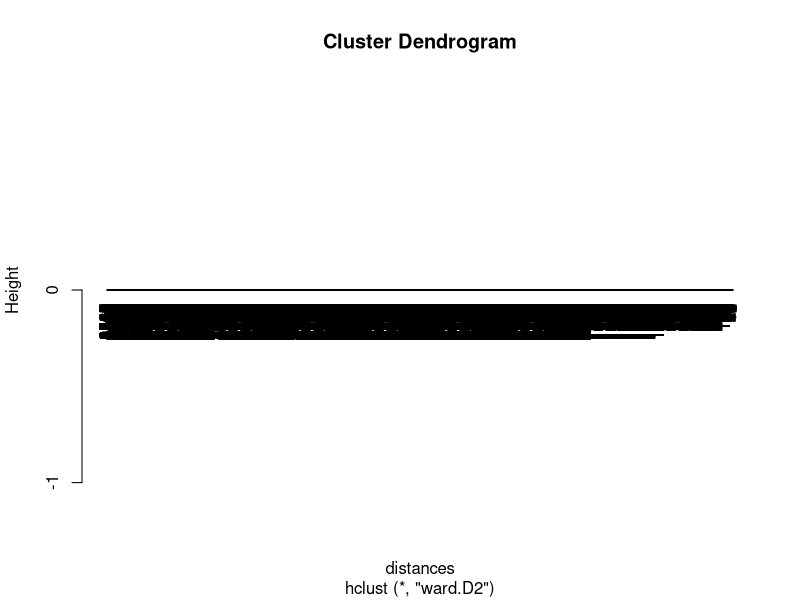

Generate this figure with R: (Note: this script raises an error after producing the figure.)

# Script for ...


######## 0. Set the working environemnt and Load the data

# Remove all variables from the R environment to create a fresh start
rm(list=ls())

# Set the working folder
# getwd()
# setwd("...")

# Load the MovieLens datasets
movies <- read.csv("movies.csv",stringsAsFactors=FALSE)
# With the option stringsAsFactors=FALSE we make sure that character vectors are 
# not converted into factors.
str(movies) # The dataframe consists of two variables with 8569 movies with movieID and title
head(movies) # First part of the dataframe
summary(movies) # Summary of the data

# To read in the movie genres, we use the following commands 
# This helps count the number of fields separated by "|" in each row of genres.csv
countfields <- count.fields("genres.csv", sep="|") 
countfields[1] # The first movie, for example has 5 genres listed
# With this command, we can see that movies have from 1 to 7 genres listed
min(countfields)
max(countfields)

# Now, we load genres.csv. The command creates a dataframe with 8569 observations 
# and 7 variables with column names X1 ... X7.
genres <- read.csv("genres.csv", header=FALSE, sep="|", col.names=c("X1","X2","X3","X4","X5","X6","X7"))
#
# Note that each variable has different number of levels. 
str(genres) 
# To obtain the overall set, we use
fac <- union(union(union(union(union(union(levels(genres$X1), levels(genres$X2)),levels(genres$X3)),
                               levels(genres$X4)), levels(genres$X5)), levels(genres$X6)),levels(genres$X7))
str(fac)
fac # fac has a total of 20 categories, from Action to IMAX, where "" simply illustrates missing category.

# To standardize across all variables
genres$X1 <- factor(genres$X1, fac)
genres$X2 <- factor(genres$X2, fac)
genres$X3 <- factor(genres$X3, fac)
genres$X4 <- factor(genres$X4, fac)
genres$X5 <- factor(genres$X5, fac)
genres$X6 <- factor(genres$X6, fac)
genres$X7 <- factor(genres$X7, fac)
levels(genres$X1)

# Then, we create a matrix with 8569 rows (movies) and 20 columns (categories), 
# and we assign the column name to matrix as genres
M <- matrix(0,nrow=8569,ncol=20)
colnames(M) <- fac
# With this command, we create a matrix with entry 1 if a movie is of a particular genre (and 0 otherwise)
for(i in 1:8569)
{M[i,genres[i,"X1"]] <- 1
M[i,genres[i,"X2"]] <- 1
M[i,genres[i,"X3"]] <- 1 
M[i,genres[i,"X4"]] <- 1 
M[i,genres[i,"X5"]] <- 1 
M[i,genres[i,"X6"]] <- 1
M[i,genres[i,"X7"]] <- 1}

# Last step, we create a dataframe (named "Data") with movie title and classification
Data <- as.data.frame(M)
Data$title <- movies$title
Data <- Data[,-19] # Drops the 19th column, which corresponds to the "" category


######## 1. Hierarchical clustering

# With the function dist, we calculate the distance 
# between movies using the first 19 columns (genres of movies)
distances <- dist(Data[,1:19], method="euclidean")
dim(Data)
# Note that we computed 8569*8568/2 distances
length(distances)

# Execute hierarchical clustering. We use Ward's distance method to find compact clusters.
clusterMovies1 <- hclust(distances, method="ward.D2")
# Plots the dendrogram. We have several movies, so the lists at the bottom cannot be read
plot(clusterMovies1) 

# Let's then cut the dendrogram into 10 clusters
clusterGroups1 <- cutree(...)
# Compute the average value across the clusters for the Action variable. 
# Higher value indicates many movies in the cluster are action movies.
tapply(...) 

# Create a matrix "Cat1" where rows denote categories and columns indicate clusters
Cat1 <- matrix(0,nrow=19,ncol=10)
for(i in 1:19)
{Cat1[i,] <- tapply(Data[,i], clusterGroups1, mean)}
rownames(Cat1) <- colnames(Data)[1:19]
Cat1

# Let's take a look at various movies
subset(Data$title, clusterGroups1==6)
subset(Data, movies$title=="Grand Budapest Hotel, The (2014)")
clusterGroups1[8418]
subset(Data, movies$title=="Moneyball (2011)")
clusterGroups1[7925]
subset(Data, movies$title=="X-Men: First Class (2011)")
clusterGroups1[7849]


######## 2. K-means clustering

set.seed(1)
# This performs a K-means clustering using k=10 and 20 random initial configurations
# (a random set of rows is chosen as initial centers)
clusterMovies2 <- kmeans(..)
# Total within cluster sum of squares (we want this number to be small)
clusterMovies2$tot.withinss # 7324.78
#
# Let's try again, but, this time, with just one initial configuration
set.seed(1)
clusterMovies3 <- kmeans(..)
clusterMovies3$tot.withinss # 7601.802
# We can see that picking more starting point is useful!

# Let's now vary the value of k and plot the error in the cluster as a function of k
set.seed(1)
fit <- 0
for(k in 1:15)
{clusterMovies4 <- kmeans(Data[,1:19], centers=k, nstart=20)
fit[k] <- clusterMovies4$tot.withinss}
plot(1:15,fit)

# Let's see the corresponding clusters
Cat2 <- matrix(0,nrow=19,ncol=10)
for(i in 1:19)
{Cat2[i,] <- tapply(Data[,i], clusterMovies2$cluster, mean)}
rownames(Cat2) <- colnames(Data)[1:19]
Cat2


